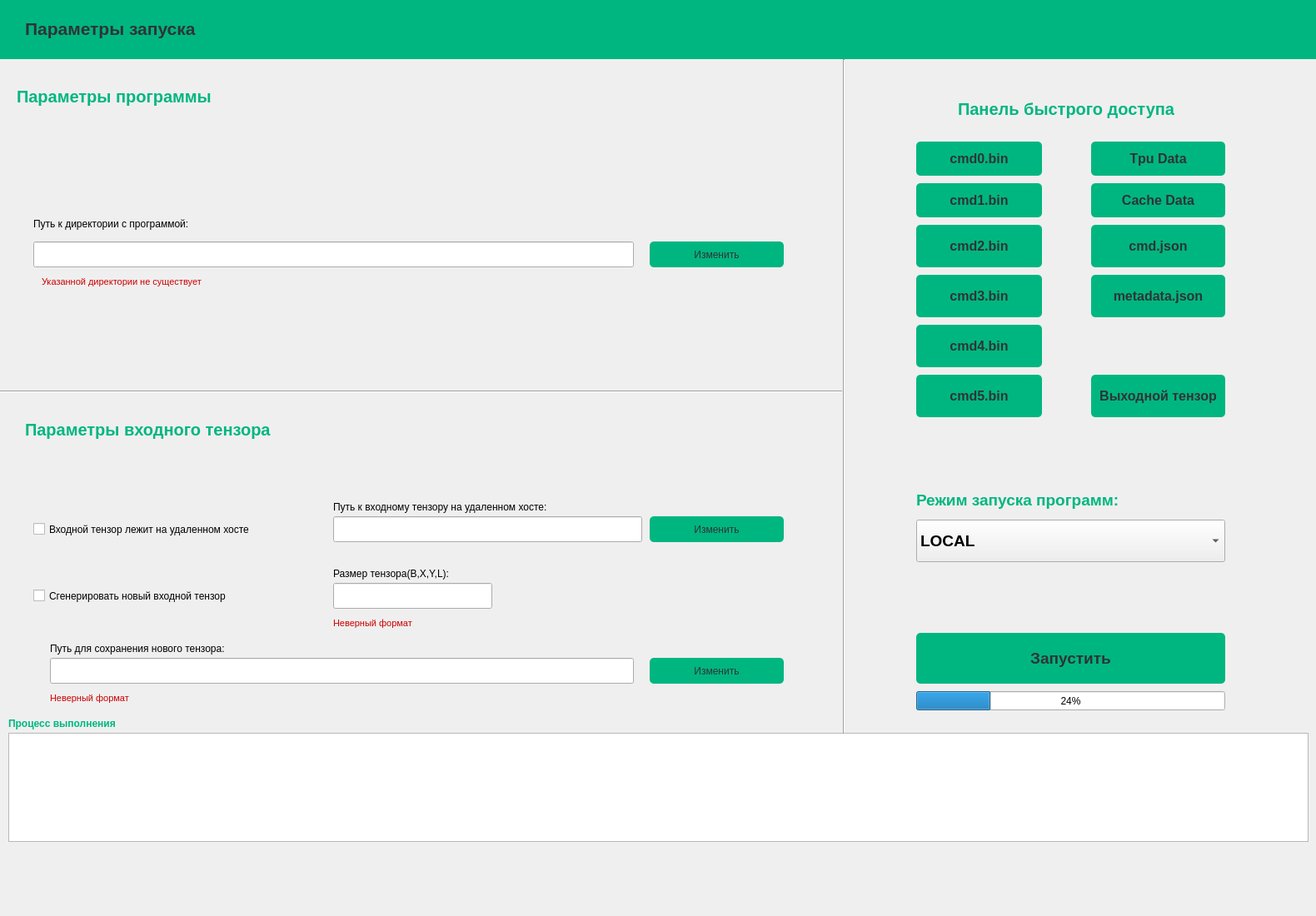
   <widget class="QWidget" name="RunnerTabWidget" native="true">
    <property name="geometry">
     <rect>
      <x>340</x>
      <y>0</y>
      <width>1580</width>
      <height>1100</height>
     </rect>
    </property>
    <property name="styleSheet">
     <string notr="true">QPushButton {
border-radius: 5px;
background: rgb(0, 182, 128);
color: rgb(46, 52, 54);
}

QPushButton:hover {
background: rgb(0, 204, 143);
}

QPushButton:pressed {
background: rgb(0, 166, 117);
}

QPushButton:disabled {
background: rgb(136, 138, 133);
}</string>
    </property>
    <widget class="QWidget" name="HeaderPlaneWidget_2" native="true">
     <property name="geometry">
      <rect>
       <x>0</x>
       <y>0</y>
       <width>1581</width>
       <height>71</height>
      </rect>
     </property>
     <property name="styleSheet">
      <string notr="true">background: rgb(0, 182, 128)</string>
     </property>
     <widget class="QLabel" name="CompilationParametersLabel_2">
      <property name="geometry">
       <rect>
        <x>30</x>
        <y>14</y>
        <width>271</width>
        <height>41</height>
       </rect>
      </property>
      <property name="font">
       <font>
        <pointsize>16</pointsize>
        <bold>true</bold>
       </font>
      </property>
      <property name="styleSheet">
       <string notr="true">color:rgb(46, 52, 54)</string>
      </property>
      <property name="text">
       <string>Параметры запуска</string>
      </property>
     </widget>
    </widget>
    <widget class="QTextBrowser" name="RunnerStatusBar">
     <property name="geometry">
      <rect>
       <x>10</x>
       <y>880</y>
       <width>1561</width>
       <height>131</height>
      </rect>
     </property>
    </widget>
    <widget class="QLabel" name="RunnerProcessLabel">
     <property name="geometry">
      <rect>
       <x>10</x>
       <y>860</y>
       <width>161</width>
       <height>17</height>
      </rect>
     </property>
     <property name="font">
      <font>
       <bold>true</bold>
      </font>
     </property>
     <property name="styleSheet">
      <string notr="true">color: rgb(0, 182, 128)</string>
     </property>
     <property name="text">
      <string>Процесс выполнения</string>
     </property>
    </widget>
    <widget class="QLineEdit" name="ProgramDirPathLineEdit">
     <property name="geometry">
      <rect>
       <x>40</x>
       <y>290</y>
       <width>721</width>
       <height>31</height>
      </rect>
     </property>
    </widget>
    <widget class="QLabel" name="ProgramDirPathLabel">
     <property name="geometry">
      <rect>
       <x>40</x>
       <y>260</y>
       <width>251</width>
       <height>17</height>
      </rect>
     </property>
     <property name="text">
      <string>Путь к директории с программой:</string>
     </property>
    </widget>
    <widget class="QPushButton" name="ChangeProgramDirPathButton">
     <property name="geometry">
      <rect>
       <x>780</x>
       <y>290</y>
       <width>161</width>
       <height>31</height>
      </rect>
     </property>
     <property name="text">
      <string>Изменить</string>
     </property>
    </widget>
    <widget class="QLabel" name="WrongFmtProgramDirPathLabel">
     <property name="geometry">
      <rect>
       <x>50</x>
       <y>330</y>
       <width>291</width>
       <height>17</height>
      </rect>
     </property>
     <property name="font">
      <font>
       <pointsize>8</pointsize>
      </font>
     </property>
     <property name="styleSheet">
      <string notr="true">color: rgb(204, 0, 0);</string>
     </property>
     <property name="text">
      <string>Указанной директории не существует</string>
     </property>
    </widget>
    <widget class="QCheckBox" name="IsRemoteTensor">
     <property name="geometry">
      <rect>
       <x>40</x>
       <y>620</y>
       <width>391</width>
       <height>31</height>
      </rect>
     </property>
     <property name="text">
      <string>Входной тензор лежит на удаленном хосте</string>
     </property>
    </widget>
    <widget class="Line" name="line">
     <property name="geometry">
      <rect>
       <x>0</x>
       <y>460</y>
       <width>1011</width>
       <height>21</height>
      </rect>
     </property>
     <property name="orientation">
      <enum>Qt::Horizontal</enum>
     </property>
    </widget>
    <widget class="QLineEdit" name="InputTensorPathLineEdit">
     <property name="geometry">
      <rect>
       <x>400</x>
       <y>620</y>
       <width>371</width>
       <height>31</height>
      </rect>
     </property>
    </widget>
    <widget class="QLabel" name="InputTensorPathLabel">
     <property name="geometry">
      <rect>
       <x>400</x>
       <y>600</y>
       <width>361</width>
       <height>17</height>
      </rect>
     </property>
     <property name="text">
      <string>Путь к входному тензору на удаленном хосте:</string>
     </property>
    </widget>
    <widget class="QComboBox" name="RunMode">
     <property name="geometry">
      <rect>
       <x>1100</x>
       <y>624</y>
       <width>371</width>
       <height>51</height>
      </rect>
     </property>
     <property name="font">
      <font>
       <pointsize>14</pointsize>
       <bold>true</bold>
      </font>
     </property>
     <item>
      <property name="text">
       <string>LOCAL</string>
      </property>
     </item>
     <item>
      <property name="text">
       <string>REMOTE</string>
      </property>
     </item>
    </widget>
    <widget class="QLabel" name="RunModeLabel">
     <property name="geometry">
      <rect>
       <x>1100</x>
       <y>590</y>
       <width>261</width>
       <height>21</height>
      </rect>
     </property>
     <property name="font">
      <font>
       <pointsize>14</pointsize>
       <bold>true</bold>
      </font>
     </property>
     <property name="styleSheet">
      <string notr="true">color: rgb(0, 182, 128)</string>
     </property>
     <property name="text">
      <string>Режим запуска программ:</string>
     </property>
    </widget>
    <widget class="QPushButton" name="ShowCmdJsonButton">
     <property name="geometry">
      <rect>
       <x>1310</x>
       <y>270</y>
       <width>161</width>
       <height>51</height>
      </rect>
     </property>
     <property name="font">
      <font>
       <pointsize>12</pointsize>
       <bold>true</bold>
      </font>
     </property>
     <property name="text">
      <string>cmd.json</string>
     </property>
    </widget>
    <widget class="QPushButton" name="ShowMetadataButton">
     <property name="geometry">
      <rect>
       <x>1310</x>
       <y>330</y>
       <width>161</width>
       <height>51</height>
      </rect>
     </property>
     <property name="font">
      <font>
       <pointsize>12</pointsize>
       <bold>true</bold>
      </font>
     </property>
     <property name="text">
      <string>metadata.json</string>
     </property>
    </widget>
    <widget class="QPushButton" name="ShowCmd0Button">
     <property name="geometry">
      <rect>
       <x>1100</x>
       <y>170</y>
       <width>151</width>
       <height>41</height>
      </rect>
     </property>
     <property name="font">
      <font>
       <pointsize>12</pointsize>
       <bold>true</bold>
      </font>
     </property>
     <property name="text">
      <string>cmd0.bin</string>
     </property>
    </widget>
    <widget class="QPushButton" name="ShowCmd1Button">
     <property name="geometry">
      <rect>
       <x>1100</x>
       <y>220</y>
       <width>151</width>
       <height>41</height>
      </rect>
     </property>
     <property name="font">
      <font>
       <pointsize>12</pointsize>
       <bold>true</bold>
      </font>
     </property>
     <property name="text">
      <string>cmd1.bin</string>
     </property>
    </widget>
    <widget class="QPushButton" name="ShowCmd3Button">
     <property name="geometry">
      <rect>
       <x>1100</x>
       <y>330</y>
       <width>151</width>
       <height>51</height>
      </rect>
     </property>
     <property name="font">
      <font>
       <pointsize>12</pointsize>
       <bold>true</bold>
      </font>
     </property>
     <property name="text">
      <string>cmd3.bin</string>
     </property>
    </widget>
    <widget class="QPushButton" name="ShowCmd2Button">
     <property name="geometry">
      <rect>
       <x>1100</x>
       <y>270</y>
       <width>151</width>
       <height>51</height>
      </rect>
     </property>
     <property name="font">
      <font>
       <pointsize>12</pointsize>
       <bold>true</bold>
      </font>
     </property>
     <property name="text">
      <string>cmd2.bin</string>
     </property>
    </widget>
    <widget class="QPushButton" name="ShowCmd4Button">
     <property name="enabled">
      <bool>true</bool>
     </property>
     <property name="geometry">
      <rect>
       <x>1100</x>
       <y>390</y>
       <width>151</width>
       <height>51</height>
      </rect>
     </property>
     <property name="font">
      <font>
       <pointsize>12</pointsize>
       <bold>true</bold>
      </font>
     </property>
     <property name="text">
      <string>cmd4.bin</string>
     </property>
    </widget>
    <widget class="QPushButton" name="ShowCmd5Button">
     <property name="geometry">
      <rect>
       <x>1100</x>
       <y>450</y>
       <width>151</width>
       <height>51</height>
      </rect>
     </property>
     <property name="font">
      <font>
       <pointsize>12</pointsize>
       <bold>true</bold>
      </font>
     </property>
     <property name="text">
      <string>cmd5.bin</string>
     </property>
    </widget>
    <widget class="QPushButton" name="ShowOutputTensorButton">
     <property name="geometry">
      <rect>
       <x>1310</x>
       <y>450</y>
       <width>161</width>
       <height>51</height>
      </rect>
     </property>
     <property name="font">
      <font>
       <pointsize>12</pointsize>
       <bold>true</bold>
      </font>
     </property>
     <property name="text">
      <string>Выходной тензор</string>
     </property>
    </widget>
    <widget class="QPushButton" name="ShowCacheDataButton">
     <property name="geometry">
      <rect>
       <x>1310</x>
       <y>220</y>
       <width>161</width>
       <height>41</height>
      </rect>
     </property>
     <property name="font">
      <font>
       <pointsize>12</pointsize>
       <bold>true</bold>
      </font>
     </property>
     <property name="text">
      <string>Cache Data</string>
     </property>
    </widget>
    <widget class="QPushButton" name="ShowTpuDataButton">
     <property name="geometry">
      <rect>
       <x>1310</x>
       <y>170</y>
       <width>161</width>
       <height>41</height>
      </rect>
     </property>
     <property name="font">
      <font>
       <pointsize>12</pointsize>
       <bold>true</bold>
      </font>
     </property>
     <property name="text">
      <string>Tpu Data</string>
     </property>
    </widget>
    <widget class="QLabel" name="PanelLabel">
     <property name="geometry">
      <rect>
       <x>1150</x>
       <y>110</y>
       <width>291</width>
       <height>41</height>
      </rect>
     </property>
     <property name="font">
      <font>
       <pointsize>15</pointsize>
       <bold>true</bold>
      </font>
     </property>
     <property name="styleSheet">
      <string notr="true">color: rgb(0, 182, 128)</string>
     </property>
     <property name="text">
      <string>Панель быстрого доступа</string>
     </property>
    </widget>
    <widget class="QPushButton" name="RunButton">
     <property name="geometry">
      <rect>
       <x>1100</x>
       <y>760</y>
       <width>371</width>
       <height>61</height>
      </rect>
     </property>
     <property name="font">
      <font>
       <pointsize>14</pointsize>
       <bold>true</bold>
      </font>
     </property>
     <property name="text">
      <string>Запустить</string>
     </property>
    </widget>
    <widget class="QCheckBox" name="isGenerateTensor">
     <property name="geometry">
      <rect>
       <x>40</x>
       <y>700</y>
       <width>311</width>
       <height>31</height>
      </rect>
     </property>
     <property name="text">
      <string>Сгенерировать новый входной тензор</string>
     </property>
    </widget>
    <widget class="QLineEdit" name="TensorSizeLineEdit">
     <property name="geometry">
      <rect>
       <x>400</x>
       <y>700</y>
       <width>191</width>
       <height>31</height>
      </rect>
     </property>
    </widget>
    <widget class="QLabel" name="GeneratedTensorSizeLabel">
     <property name="geometry">
      <rect>
       <x>400</x>
       <y>680</y>
       <width>181</width>
       <height>17</height>
      </rect>
     </property>
     <property name="text">
      <string>Размер тензора(B,X,Y,L):</string>
     </property>
    </widget>
    <widget class="QLabel" name="WrongFmtGeneratedTensorSizeLabel">
     <property name="geometry">
      <rect>
       <x>400</x>
       <y>740</y>
       <width>171</width>
       <height>17</height>
      </rect>
     </property>
     <property name="font">
      <font>
       <pointsize>8</pointsize>
      </font>
     </property>
     <property name="styleSheet">
      <string notr="true">color: rgb(204, 0, 0);</string>
     </property>
     <property name="text">
      <string>Неверный формат</string>
     </property>
    </widget>
    <widget class="QPushButton" name="ChangeInputTensorPathButton">
     <property name="geometry">
      <rect>
       <x>780</x>
       <y>620</y>
       <width>161</width>
       <height>31</height>
      </rect>
     </property>
     <property name="text">
      <string>Изменить</string>
     </property>
    </widget>
    <widget class="Line" name="line_2">
     <property name="geometry">
      <rect>
       <x>1003</x>
       <y>71</y>
       <width>20</width>
       <height>810</height>
      </rect>
     </property>
     <property name="orientation">
      <enum>Qt::Vertical</enum>
     </property>
    </widget>
    <widget class="QLabel" name="ProgramPrametersLabel">
     <property name="geometry">
      <rect>
       <x>20</x>
       <y>100</y>
       <width>251</width>
       <height>31</height>
      </rect>
     </property>
     <property name="font">
      <font>
       <pointsize>15</pointsize>
       <bold>true</bold>
      </font>
     </property>
     <property name="styleSheet">
      <string notr="true">color: rgb(0, 182, 128)</string>
     </property>
     <property name="text">
      <string>Параметры программы</string>
     </property>
    </widget>
    <widget class="QLabel" name="InputParametersLabel">
     <property name="geometry">
      <rect>
       <x>30</x>
       <y>500</y>
       <width>311</width>
       <height>31</height>
      </rect>
     </property>
     <property name="font">
      <font>
       <pointsize>15</pointsize>
       <bold>true</bold>
      </font>
     </property>
     <property name="styleSheet">
      <string notr="true">color: rgb(0, 182, 128)</string>
     </property>
     <property name="text">
      <string>Параметры входного тензора</string>
     </property>
    </widget>
    <widget class="QProgressBar" name="RunnerProgressBar">
     <property name="geometry">
      <rect>
       <x>1100</x>
       <y>830</y>
       <width>371</width>
       <height>23</height>
      </rect>
     </property>
     <property name="value">
      <number>24</number>
     </property>
    </widget>
    <widget class="QLabel" name="GeneratedTensorSavePathLabel">
     <property name="geometry">
      <rect>
       <x>60</x>
       <y>770</y>
       <width>351</width>
       <height>17</height>
      </rect>
     </property>
     <property name="text">
      <string>Путь для сохранения нового тензора:</string>
     </property>
    </widget>
    <widget class="QLineEdit" name="GeneratedTensorSavePathLineEdit">
     <property name="geometry">
      <rect>
       <x>60</x>
       <y>790</y>
       <width>701</width>
       <height>31</height>
      </rect>
     </property>
    </widget>
    <widget class="QLabel" name="WrongFmtGeneratedTensorSavePathLabel">
     <property name="geometry">
      <rect>
       <x>60</x>
       <y>830</y>
       <width>701</width>
       <height>17</height>
      </rect>
     </property>
     <property name="font">
      <font>
       <pointsize>8</pointsize>
      </font>
     </property>
     <property name="styleSheet">
      <string notr="true">color: rgb(204, 0, 0);</string>
     </property>
     <property name="text">
      <string>Неверный формат</string>
     </property>
    </widget>
    <widget class="QPushButton" name="ChangeGeneratedTensorSavePathButton">
     <property name="geometry">
      <rect>
       <x>780</x>
       <y>790</y>
       <width>161</width>
       <height>31</height>
      </rect>
     </property>
     <property name="text">
      <string>Изменить</string>
     </property>
    </widget>
   </widget>
